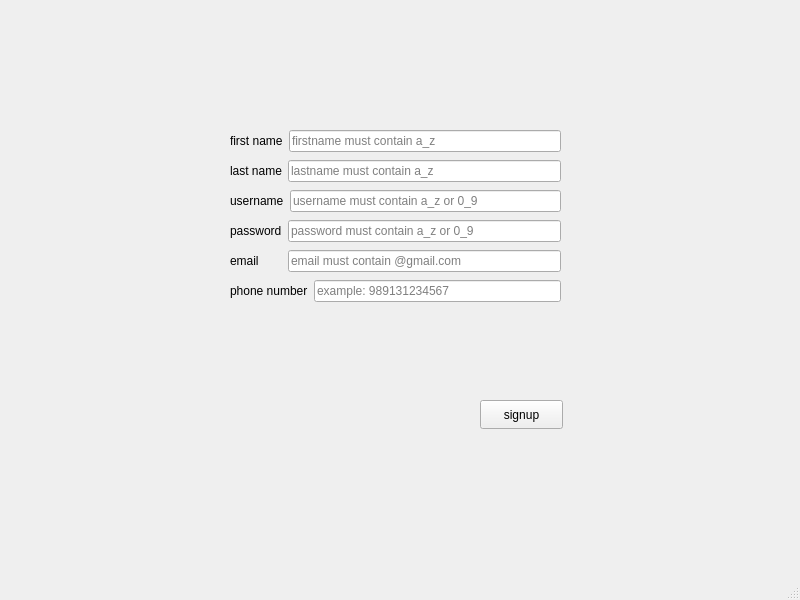
<?xml version="1.0" encoding="UTF-8"?>
<ui version="4.0">
 <class>SignUp</class>
 <widget class="QMainWindow" name="SignUp">
  <property name="geometry">
   <rect>
    <x>0</x>
    <y>0</y>
    <width>800</width>
    <height>600</height>
   </rect>
  </property>
  <property name="windowTitle">
   <string>MainWindow</string>
  </property>
  <widget class="QWidget" name="centralwidget">
   <widget class="QWidget" name="layoutWidget">
    <property name="geometry">
     <rect>
      <x>230</x>
      <y>250</y>
      <width>331</width>
      <height>31</height>
     </rect>
    </property>
    <layout class="QFormLayout" name="formLayout_18">
     <item row="0" column="0">
      <widget class="QLabel" name="emailLabel_4">
       <property name="text">
        <string>email       </string>
       </property>
      </widget>
     </item>
     <item row="0" column="1">
      <widget class="QLineEdit" name="emailLineEdit_2">
       <property name="placeholderText">
        <string>email must contain @gmail.com</string>
       </property>
      </widget>
     </item>
    </layout>
   </widget>
   <widget class="QWidget" name="layoutWidget_4">
    <property name="geometry">
     <rect>
      <x>230</x>
      <y>130</y>
      <width>331</width>
      <height>31</height>
     </rect>
    </property>
    <layout class="QFormLayout" name="formLayout_17">
     <item row="0" column="0">
      <widget class="QLabel" name="firstnameLabel_2">
       <property name="text">
        <string>first name</string>
       </property>
      </widget>
     </item>
     <item row="0" column="1">
      <widget class="QLineEdit" name="firstnameLineEdit_2">
       <property name="placeholderText">
        <string>firstname must contain a_z</string>
       </property>
      </widget>
     </item>
    </layout>
   </widget>
   <widget class="QWidget" name="layoutWidget_6">
    <property name="geometry">
     <rect>
      <x>230</x>
      <y>160</y>
      <width>331</width>
      <height>31</height>
     </rect>
    </property>
    <layout class="QFormLayout" name="formLayout_14">
     <item row="0" column="0">
      <widget class="QLabel" name="lastnameLabel_2">
       <property name="text">
        <string>last name</string>
       </property>
      </widget>
     </item>
     <item row="0" column="1">
      <widget class="QLineEdit" name="lastnameLineEdit_2">
       <property name="placeholderText">
        <string>lastname must contain a_z</string>
       </property>
      </widget>
     </item>
    </layout>
   </widget>
   <widget class="QWidget" name="layoutWidget_5">
    <property name="geometry">
     <rect>
      <x>230</x>
      <y>280</y>
      <width>331</width>
      <height>30</height>
     </rect>
    </property>
    <layout class="QFormLayout" name="formLayout_15">
     <item row="0" column="0">
      <widget class="QLabel" name="emailLabel_3">
       <property name="text">
        <string>phone number</string>
       </property>
      </widget>
     </item>
     <item row="0" column="1">
      <widget class="QLineEdit" name="phonenumberLineEdit_2">
       <property name="placeholderText">
        <string>example: 989131234567</string>
       </property>
      </widget>
     </item>
    </layout>
   </widget>
   <widget class="QWidget" name="layoutWidget_3">
    <property name="geometry">
     <rect>
      <x>230</x>
      <y>220</y>
      <width>331</width>
      <height>31</height>
     </rect>
    </property>
    <layout class="QFormLayout" name="formLayout_13">
     <item row="0" column="1">
      <widget class="QLineEdit" name="passwordLineEdit_2">
       <property name="echoMode">
        <enum>QLineEdit::EchoMode::Password</enum>
       </property>
       <property name="placeholderText">
        <string>password must contain a_z or 0_9</string>
       </property>
      </widget>
     </item>
     <item row="0" column="0">
      <widget class="QLabel" name="passwordLabel_2">
       <property name="text">
        <string>password</string>
       </property>
      </widget>
     </item>
    </layout>
   </widget>
   <widget class="QPushButton" name="signupPushButton">
    <property name="geometry">
     <rect>
      <x>480</x>
      <y>400</y>
      <width>83</width>
      <height>29</height>
     </rect>
    </property>
    <property name="text">
     <string>signup</string>
    </property>
   </widget>
   <widget class="QWidget" name="layoutWidget_2">
    <property name="geometry">
     <rect>
      <x>230</x>
      <y>190</y>
      <width>331</width>
      <height>31</height>
     </rect>
    </property>
    <layout class="QFormLayout" name="formLayout_16">
     <item row="0" column="0">
      <widget class="QLabel" name="usernameLabel_2">
       <property name="text">
        <string>username</string>
       </property>
      </widget>
     </item>
     <item row="0" column="1">
      <widget class="QLineEdit" name="usernameLineEdit_2">
       <property name="placeholderText">
        <string>username must contain a_z or 0_9</string>
       </property>
      </widget>
     </item>
    </layout>
   </widget>
   <widget class="QLabel" name="labelErrorMessage">
    <property name="geometry">
     <rect>
      <x>200</x>
      <y>420</y>
      <width>161</width>
      <height>91</height>
     </rect>
    </property>
    <property name="text">
     <string/>
    </property>
   </widget>
  </widget>
  <widget class="QMenuBar" name="menubar">
   <property name="geometry">
    <rect>
     <x>0</x>
     <y>0</y>
     <width>800</width>
     <height>25</height>
    </rect>
   </property>
  </widget>
  <widget class="QStatusBar" name="statusbar"/>
 </widget>
 <resources/>
 <connections/>
</ui>
